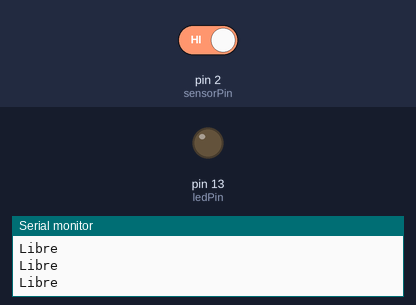
Simulated run of this sketch. Board: Arduino Nano, built with avr-gcc and run on an emulated ATmega328P. Shown: output pins drawn as LEDs (lit = HIGH), the last lines printed to the serial monitor. The inputs (shaded band) are chosen by the test bench; at power-on: pin 2 (sensorPin) HIGH.

Above: at 1.2 s.
1.3 s: pin 2 (sensorPin) driven LOW
At 2.6 s:
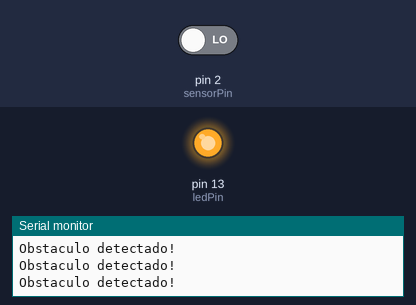
2.9 s: pin 2 (sensorPin) driven HIGH
At 4.1 s:
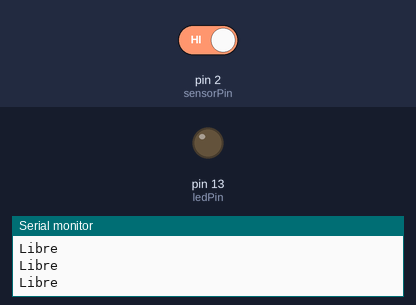
Timing chart, 0 to 5.9 s (numbered marks = the images above; inputs shaded):
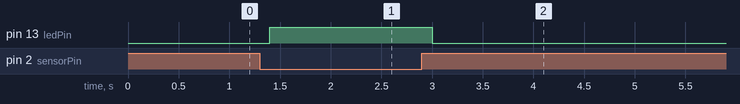

Measured:
- after the input at 1.3 s, pin 13 (ledPin): LOW → HIGH after 0.10 s
- after the input at 2.9 s, pin 13 (ledPin): HIGH → LOW after 0.10 s

The sketch:

PRUEBA_SENSOR_IR.ino
```cpp
int sensorPin = 2;    // OUT del sensor al pin D2
int ledPin = 13;      // LED integrado en el Nano
int valorSensor = 0;

void setup() {
  pinMode(sensorPin, INPUT);
  pinMode(ledPin, OUTPUT);
  Serial.begin(9600);
}

void loop() {
  valorSensor = digitalRead(sensorPin);

  if (valorSensor == LOW) {
    // Algunos sensores dan LOW cuando detectan obstáculo
    digitalWrite(ledPin, HIGH);
    Serial.println("Obstaculo detectado!");
  } else {
    digitalWrite(ledPin, LOW);
    Serial.println("Libre");
  }

  delay(200);
}
```
